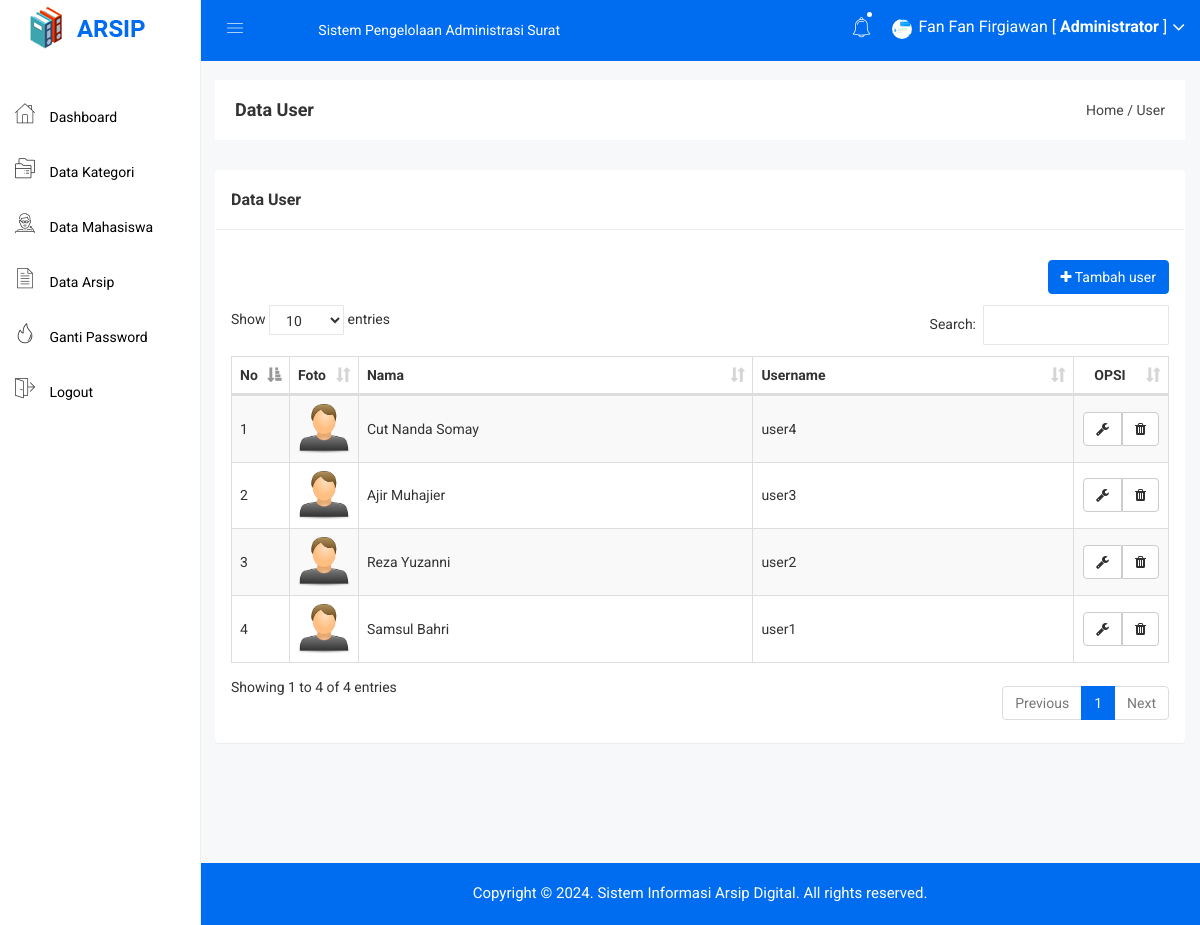
Page /admin/user.php (signed in) on the committed database.
### tables this page shows
CREATE TABLE `user` (
  `user_id` int NOT NULL,
  `user_nama` varchar(100) NOT NULL,
  `user_username` varchar(100) NOT NULL,
  `user_password` varchar(100) NOT NULL,
  `user_foto` varchar(100) DEFAULT NULL
);

### admin/user.php (the view)
<?php include 'header.php'; ?>
<div class="breadcome-area">
    <div class="container-fluid">
        <div class="row">
            <div class="col-lg-12 col-md-12 col-sm-12 col-xs-12">
                <div class="breadcome-list">
                    <div class="row">
                        <div class="col-lg-6 col-md-6 col-sm-6 col-xs-12">
                            <div class="breadcome-heading">
                                <h4 style="margin-bottom: 0px">Data User</h4>
                            </div>
                        </div>
                        <div class="col-lg-6 col-md-6 col-sm-6 col-xs-12">
                            <ul class="breadcome-menu" style="padding-top: 0px">
                                <li><a href="#">Home</a> <span class="bread-slash">/</span></li>
                                <li><span class="bread-blod">User</span></li>
                            </ul>
                        </div>
                    </div>
                </div>
            </div>
        </div>
    </div>
</div>
<div class="container-fluid">
    <div class="panel panel">
        <div class="panel-heading">
            <h3 class="panel-title">Data User</h3>
        </div>
        <div class="panel-body">
            <div class="pull-right">
                <a href="user_tambah.php" class="btn btn-primary"><i class="fa fa-plus"></i> Tambah user</a>
            </div>
            <br>
            <br>
            <br>
            <table id="table" class="table table-bordered table-striped table-hover table-datatable">
                <thead>
                    <tr>
                        <th width="1%">No</th>
                        <th width="5%">Foto</th>
                        <th>Nama</th>
                        <th>Username</th>
                        <th class="text-center" width="10%">OPSI</th>
                    </tr>
                </thead>
                <tbody>
                    <?php
                    include '../koneksi.php';
                    $no = 1;
                    $user = mysqli_query($koneksi,"SELECT * FROM user ORDER BY user_id DESC");
                    while($p = mysqli_fetch_array($user)){
                        ?>
                        <tr>
                            <td><?php echo $no++; ?></td>
                            <td>
                                <?php
                                if($p['user_foto'] == ""){
                                    ?>
                                    <img class="img-user" src="../gambar/sistem/user.png">
                                    <?php
                                }else{
                                    ?>
                                    <img class="img-user" src="../gambar/user/<?php echo $p['user_foto']; ?>">
                                    <?php
                                }
                                ?>
                            </td>
                            <td><?php echo $p['user_nama'] ?></td>
                            <td><?php echo $p['user_username'] ?></td>
                            <td class="text-center">
                                <div class="btn-group">
                                    <a href="user_edit.php?id=<?php echo $p['user_id']; ?>" class="btn btn-default"><i class="fa fa-wrench"></i></a>
                                    <a href="user_hapus.php?id=<?php echo $p['user_id']; ?>" class="btn btn-default"><i class="fa fa-trash"></i></a>
                                </div>
                            </td>
                        </tr>
                        <?php
                    }
                    ?>
                </tbody>
            </table>
        </div>
    </div>
</div>
<?php include 'footer.php'; ?>

### admin/header.php (shortened to what this page needs)
<!doctype html>
<html>
<head>
    <link rel="stylesheet" href="../assets/css/bootstrap.min.css">
    <link rel="stylesheet" href="../assets/css/font-awesome.min.css">
    <link rel="stylesheet" href="../assets/css/owl.carousel.css">
    <link rel="stylesheet" href="../assets/css/owl.theme.css">
    <link rel="stylesheet" href="../assets/css/owl.transitions.css">
    <link rel="stylesheet" href="../assets/css/animate.css">
    <link rel="stylesheet" href="../assets/css/normalize.css">
    <link rel="stylesheet" href="../assets/css/meanmenu.min.css">
    <link rel="stylesheet" href="../assets/css/main.css">
    <link rel="stylesheet" href="../assets/css/educate-custon-icon.css">
    <link rel="stylesheet" href="../assets/css/morrisjs/morris.css">
    <link rel="stylesheet" href="../assets/css/scrollbar/jquery.mCustomScrollbar.min.css">
    <link rel="stylesheet" href="../assets/css/metisMenu/metisMenu.min.css">
    <link rel="stylesheet" href="../assets/css/metisMenu/metisMenu-vertical.css">
    <link rel="stylesheet" href="../assets/css/calendar/fullcalendar.min.css">
    <link rel="stylesheet" href="../assets/css/calendar/fullcalendar.print.min.css">
    <link rel="stylesheet" href="/assets/style.css">
    <link rel="stylesheet" href="../assets/css/responsive.css">
    <link rel="stylesheet" href="../assets/css/style.css">
    <link rel="stylesheet" type="text/css" href="../assets/js/DataTables/datatables.css">
    <?php
    include '../koneksi.php';
    ?>
</head>
<body>
    <div class="left-sidebar-pro">
        <nav id="sidebar" class="">
            <div class="sidebar-header">
                <a href="index.html"><img class="main-logo" src="../assets/img/logo/logo.png" alt="" /></a>
            </div>
            <div class="left-custom-menu-adp-wrap comment-scrollbar">
                <nav class="sidebar-nav left-sidebar-menu-pro" style="margin-top: 30px">
                    <ul class="metismenu" id="menu1">
                        <li class="active">
                            <a href="index.php">
                                <span class="educate-icon educate-home icon-wrap"></span>
                                <span class="mini-click-non">Dashboard</span>
                            </a>
                        </li>
                        <li>
                            <a href="kategori.php" aria-expanded="false"><span class="educate-icon educate-course icon-wrap sub-icon-mg" aria-hidden="true"></span> <span class="mini-click-non">Data Kategori</span></a>
                        </li>
                        <li>
                            <a href="mahasiswa.php" aria-expanded="false"><span class="educate-icon educate-professor icon-wrap sub-icon-mg" aria-hidden="true"></span> <span class="mini-click-non">Data Mahasiswa</span></a>
                        </li>
                        <li>
                            <a href="arsip.php" aria-expanded="false"><span class="educate-icon educate-data-table icon-wrap sub-icon-mg" aria-hidden="true"></span> <span class="mini-click-non">Data Arsip</span></a>
                        </li>
                        <li>
                            <a href="gantipassword.php" aria-expanded="false"><span class="educate-icon educate-danger icon-wrap sub-icon-mg" aria-hidden="true"></span> <span class="mini-click-non">Ganti Password</span></a>
                        </li>
                        <li>
                            <a href="logout.php" aria-expanded="false"><span class="educate-icon educate-pages icon-wrap sub-icon-mg" aria-hidden="true"></span> <span class="mini-click-non">Logout</span></a>
                        </li>
                    </ul>
                </nav>
            </div>
        </nav>
    </div>
    <div class="all-content-wrapper">
        <div class="container-fluid">
            <div class="row">
                <div class="col-lg-12 col-md-12 col-sm-12 col-xs-12">
                    <div class="logo-pro">
                        <a href="index.html"><img class="main-logo" src="../assets/img/logo/logo.png" alt="" /></a>
                    </div>
                </div>
            </div>
        </div>
        <div class="header-advance-area">
            <div class="header-top-area">
                <div class="container-fluid">
                    <div class="row">
                        <div class="col-lg-12 col-md-12 col-sm-12 col-xs-12">
                            <div class="header-top-wraper">
                                <div class="row">
                                    <div class="col-lg-1 col-md-0 col-sm-12 col-xs-12">
                                        <div class="menu-switcher-pro">
                                            <button type="button" id="sidebarCollapse" class="btn bar-button-pro header-drl-controller-btn btn-info navbar-btn">
                                                <i class="educate-icon educate-nav"></i>
                                            </button>
                                        </div>
                                    </div>
                                    <div class="col-lg-5 col-md-6 col-sm-12 col-xs-12">
                                        <div class="header-top-menu tabl-d-n">
                                            <ul class="nav navbar-nav mai-top-nav">
                                                <li class="nav-item"><a href="#" class="nav-link">Sistem Pengelolaan Administrasi Surat</a></li>
                                            </ul>
                                        </div>
                                    </div>
                                    <div class="col-lg-6 col-md-6 col-sm-12 col-xs-12">
                                        <div class="header-right-info">
                                            <ul class="nav navbar-nav mai-top-nav header-right-menu">
                                                <li class="nav-item">
                                                    <a href="#" data-toggle="dropdown" role="button" aria-expanded="false" class="nav-link dropdown-toggle"><i class="educate-icon educate-bell" aria-hidden="true"></i><span class="indicator-nt"></span></a>
                                            </li>
                                            <li class="nav-item">
                                                <a href="#" data-toggle="dropdown" role="button" aria-expanded="false" class="nav-link dropdown-toggle">
                                                    <?php
                                                    $id_admin = $_SESSION['id'];
                                                    $profil = mysqli_query($koneksi,"select * from admin where admin_id='$id_admin'");
                                                    $profil = mysqli_fetch_assoc($profil);
                                                    if($profil['admin_foto'] == ""){
                                                      ?>
                                                      <img src="../gambar/sistem/user.png" style="width: 20px;height: 20px">
                                                  <?php }else{ ?>
                                                    <img src="../gambar/admin/<?php echo $profil['admin_foto'] ?>" style="width: 20px;height: 20px">
                                                <?php } ?>
                                                <span class="admin-name"><?php echo $_SESSION['nama']; ?> [ <b>Administrator</b> ]</span>
                                                <i class="fa fa-angle-down edu-icon edu-down-arrow"></i>
                                            </a>
                                        </li>
                                    </ul>
                                </div>
                            </div>
                        </div>
                    </div>
                </div>
            </div>
        </div>
    </div>
</div>

### assets/css/main.css (style rules this page uses)
html { color: #222; font-size: 1em; line-height: 1.4; }
audio, canvas, iframe, img, svg, video { vertical-align: middle; }

### assets/css/metisMenu/metisMenu-vertical.css (style rules this page uses)
.sidebar-nav { background: #fff; }
.sidebar-nav ul { padding: 0; margin: 0; list-style: none; background: #f5f5f5; }
.sidebar-nav .metismenu { background: #fff; display: -webkit-box; display: -ms-flexbox; display: flex; -webkit-box-orient: vertical; -webkit-box-direction: normal; -ms-flex-direction: column; flex-direction: column; }
.sidebar-nav .metismenu li + li { margin-top: 5px; }
.sidebar-nav .metismenu li:last-child { margin-bottom: 5px; }
.sidebar-nav .metismenu > li { display: -webkit-box; display: -ms-flexbox; display: flex; -webkit-box-orient: vertical; -webkit-box-direction: normal; -ms-flex-direction: column; flex-direction: column; position: relative; }
.sidebar-nav .metismenu a { position: relative; display: block; padding: 13px 15px; color: #444; outline-width: 0; transition: all .3s ease-out; font-size:16px; font-weight:400; }
.sidebar-nav .metismenu li .icon-wrap { margin-right:5px; font-size:20px; color:#303030; }
.sidebar-nav .metismenu li .sub-icon-mg { margin-right:5px; font-size:16px; }

### assets/css/style.css (style rules this page uses)
.img-user { width: 100px; }
table .btn { margin: 0px !important; }
.btn-primary { background: #006df0; color: white !important; border: 1px solid #006df0; }
.panel-heading { padding: 20px 15px; border-bottom: 1px solid #ececec; }
.sidebar-nav .metismenu a { position: relative; display: block; padding: 13px 15px; color: #000; outline-width: 0; transition: all .3s ease-out; font-size: 14px; font-weight: 400; }
.sidebar-nav .metismenu a > .icon-wrap { font-size: 20px; margin-right: 11px; }
#sidebar { border-right: 1px solid #eee; }
.all-content-wrapper { min-height: 500px; }
td { vertical-align: middle !important; }

### assets/js/DataTables/datatables.css (style rules this page uses)
table.dataTable { clear: both; margin-top: 6px !important; margin-bottom: 6px !important; max-width: none !important; border-collapse: separate !important; }
table.dataTable td, table.dataTable th { -webkit-box-sizing: content-box; box-sizing: content-box; }
table.dataTable thead > tr > th.sorting_asc, table.dataTable thead > tr > th.sorting_desc, table.dataTable thead > tr > th.sorting, table.dataTable thead > tr > td.sorting_asc, table.dataTable thead > tr > td.sorting_desc, table.dataTable thead > tr > td.sorting { padding-right: 30px; }
table.dataTable thead .sorting, table.dataTable thead .sorting_asc, table.dataTable thead .sorting_desc, table.dataTable thead .sorting_asc_disabled, table.dataTable thead .sorting_desc_disabled { cursor: pointer; position: relative; }
table.dataTable thead .sorting:after, table.dataTable thead .sorting_asc:after, table.dataTable thead .sorting_desc:after, table.dataTable thead .sorting_asc_disabled:after, table.dataTable thead .sorting_desc_disabled:after { position: absolute; bottom: 8px; right: 8px; display: block; font-family: 'Glyphicons Halflings'; opacity: 0.5; }
table.dataTable thead .sorting:after { opacity: 0.2; content: "\e150"; }
table.dataTable thead .sorting_asc:after { content: "\e155"; }
table.table-bordered.dataTable th, table.table-bordered.dataTable td { border-left-width: 0; }
table.table-bordered.dataTable th:last-child, table.table-bordered.dataTable th:last-child, table.table-bordered.dataTable td:last-child, table.table-bordered.dataTable td:last-child { border-right-width: 0; }
table.table-bordered.dataTable tbody th, table.table-bordered.dataTable tbody td { border-bottom-width: 0; }

### rows in the picture
user: user_nama "Cut Nanda Somay", user_username "user4"
user: user_nama "Ajir Muhajier", user_username "user3"
user: user_nama "Reza Yuzanni", user_username "user2"
user: user_nama "Samsul Bahri", user_username "user1"

### other values in the picture
$_SESSION['nama'] "Fan Fan Firgiawan"
